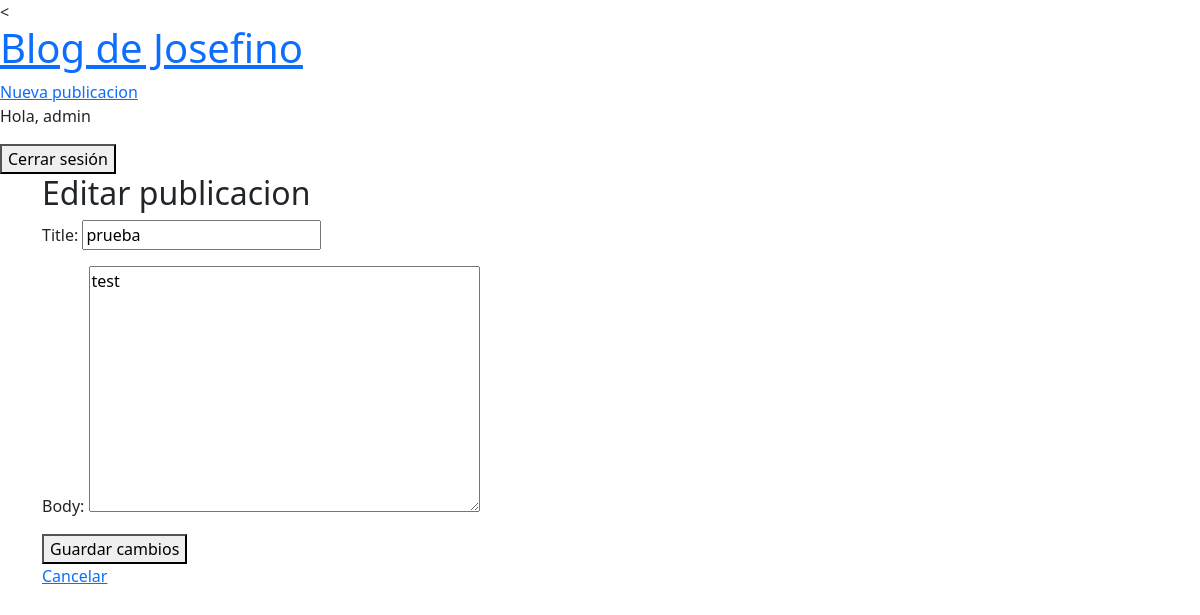
Before: /publication/5/update (signed in) with the older database file.
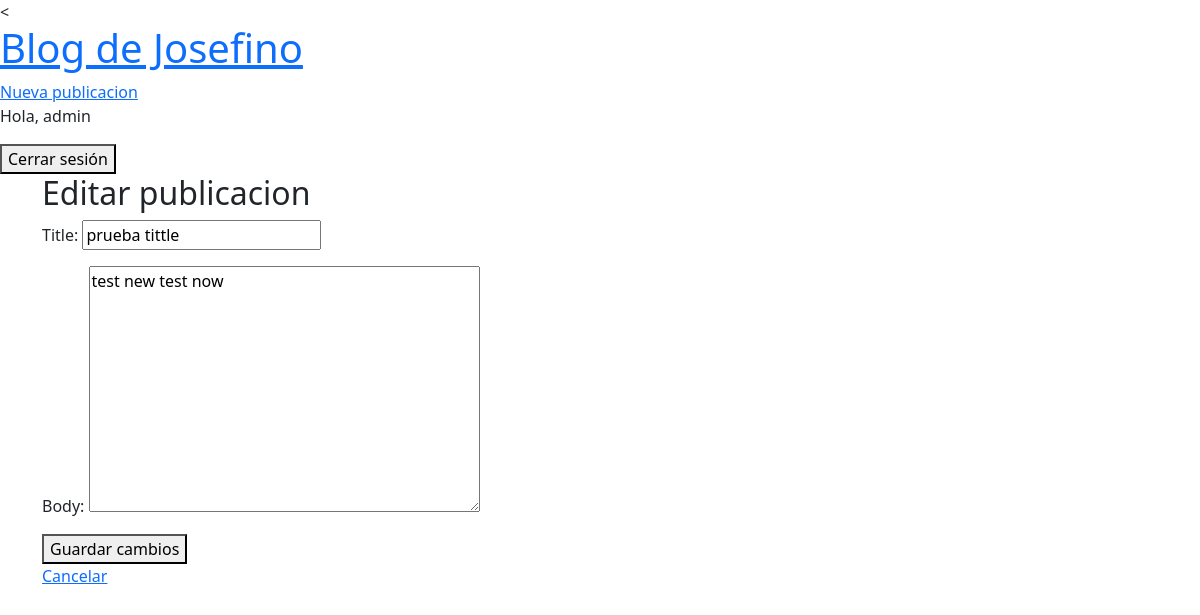
After: the same page with the newer database file.
### blog/models.py (models this page shows, shortened)
class Publication(models.Model):
    title = models.CharField(max_length=100)
    body = models.TextField()
    author = models.ForeignKey(
        'auth.User',
        on_delete=models.CASCADE,
    )
    date = models.DateTimeField(auto_now_add=True)
    updated = models.DateTimeField(auto_now=True)

### blog/views.py (the view)
# urls.py: path('publication/<int:pk>/update', PublicationUpdateView.as_view(), name='publication-update'),
class PublicationUpdateView(LoginRequiredMixin, UserPassesTestMixin, UpdateView):
    model = Publication
    template_name = 'publication-update.html'
    fields = ['title', 'body']
    def test_func(self):
        obj = self.get_object()
        return obj.author == self.request.user

### templates/publication-update.html (shortened to what this page needs)
{% extends "_base.html" %}
{% block content %}
    <h2>Editar publicacion</h2>
    <form method="post">
        {{ form.as_p }}
        <button type="submit">Guardar cambios</button>
    </form>
    <a href="{% url 'publications-list' %}">Cancelar</a>
{% endblock content %}

Changed rows visible on the page:
changed Publication: title "prueba" → "prueba tittle"; body "test" → "test new test now"
